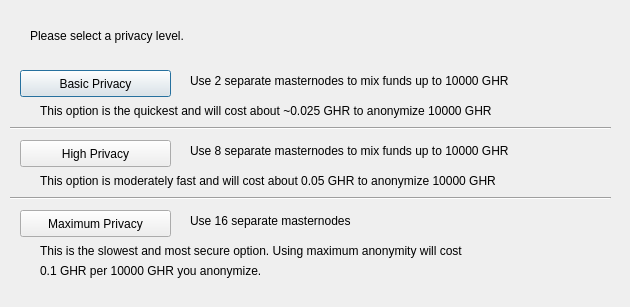
<?xml version="1.0" encoding="UTF-8"?>
<ui version="4.0">
 <class>PrivateSendConfig</class>
 <widget class="QDialog" name="PrivateSendConfig">
  <property name="geometry">
   <rect>
    <x>0</x>
    <y>0</y>
    <width>630</width>
    <height>307</height>
   </rect>
  </property>
  <property name="windowTitle">
   <string>Configure PrivateSend</string>
  </property>
  <widget class="QPushButton" name="buttonBasic">
   <property name="geometry">
    <rect>
     <x>20</x>
     <y>70</y>
     <width>151</width>
     <height>27</height>
    </rect>
   </property>
   <property name="text">
    <string>Basic Privacy</string>
   </property>
  </widget>
  <widget class="QPushButton" name="buttonHigh">
   <property name="geometry">
    <rect>
     <x>20</x>
     <y>140</y>
     <width>151</width>
     <height>27</height>
    </rect>
   </property>
   <property name="text">
    <string>High Privacy</string>
   </property>
  </widget>
  <widget class="QPushButton" name="buttonMax">
   <property name="geometry">
    <rect>
     <x>20</x>
     <y>210</y>
     <width>151</width>
     <height>27</height>
    </rect>
   </property>
   <property name="text">
    <string>Maximum Privacy</string>
   </property>
  </widget>
  <widget class="QLabel" name="label">
   <property name="geometry">
    <rect>
     <x>30</x>
     <y>20</y>
     <width>571</width>
     <height>31</height>
    </rect>
   </property>
   <property name="text">
    <string>Please select a privacy level.</string>
   </property>
  </widget>
  <widget class="QLabel" name="label_2">
   <property name="geometry">
    <rect>
     <x>190</x>
     <y>70</y>
     <width>421</width>
     <height>21</height>
    </rect>
   </property>
   <property name="text">
    <string>Use 2 separate masternodes to mix funds up to 10000 GHR</string>
   </property>
  </widget>
  <widget class="QLabel" name="label_3">
   <property name="geometry">
    <rect>
     <x>190</x>
     <y>140</y>
     <width>411</width>
     <height>21</height>
    </rect>
   </property>
   <property name="text">
    <string>Use 8 separate masternodes to mix funds up to 10000 GHR</string>
   </property>
  </widget>
  <widget class="QLabel" name="label_4">
   <property name="geometry">
    <rect>
     <x>190</x>
     <y>210</y>
     <width>421</width>
     <height>21</height>
    </rect>
   </property>
   <property name="text">
    <string>Use 16 separate masternodes</string>
   </property>
  </widget>
  <widget class="QLabel" name="label_6">
   <property name="geometry">
    <rect>
     <x>40</x>
     <y>100</y>
     <width>561</width>
     <height>21</height>
    </rect>
   </property>
   <property name="text">
    <string>This option is the quickest and will cost about ~0.025 GHR to anonymize 10000 GHR</string>
   </property>
  </widget>
  <widget class="QLabel" name="label_7">
   <property name="geometry">
    <rect>
     <x>40</x>
     <y>170</y>
     <width>561</width>
     <height>21</height>
    </rect>
   </property>
   <property name="text">
    <string>This option is moderately fast and will cost about 0.05 GHR to anonymize 10000 GHR</string>
   </property>
  </widget>
  <widget class="QLabel" name="label_8">
   <property name="geometry">
    <rect>
     <x>40</x>
     <y>240</y>
     <width>561</width>
     <height>21</height>
    </rect>
   </property>
   <property name="text">
    <string>This is the slowest and most secure option. Using maximum anonymity will cost</string>
   </property>
  </widget>
  <widget class="QLabel" name="label_9">
   <property name="geometry">
    <rect>
     <x>40</x>
     <y>260</y>
     <width>561</width>
     <height>21</height>
    </rect>
   </property>
   <property name="text">
    <string>0.1 GHR per 10000 GHR you anonymize.</string>
   </property>
  </widget>
  <widget class="Line" name="line">
   <property name="geometry">
    <rect>
     <x>10</x>
     <y>120</y>
     <width>601</width>
     <height>16</height>
    </rect>
   </property>
   <property name="orientation">
    <enum>Qt::Horizontal</enum>
   </property>
  </widget>
  <widget class="Line" name="line_2">
   <property name="geometry">
    <rect>
     <x>10</x>
     <y>190</y>
     <width>601</width>
     <height>16</height>
    </rect>
   </property>
   <property name="orientation">
    <enum>Qt::Horizontal</enum>
   </property>
  </widget>
 </widget>
 <resources/>
 <connections/>
</ui>
